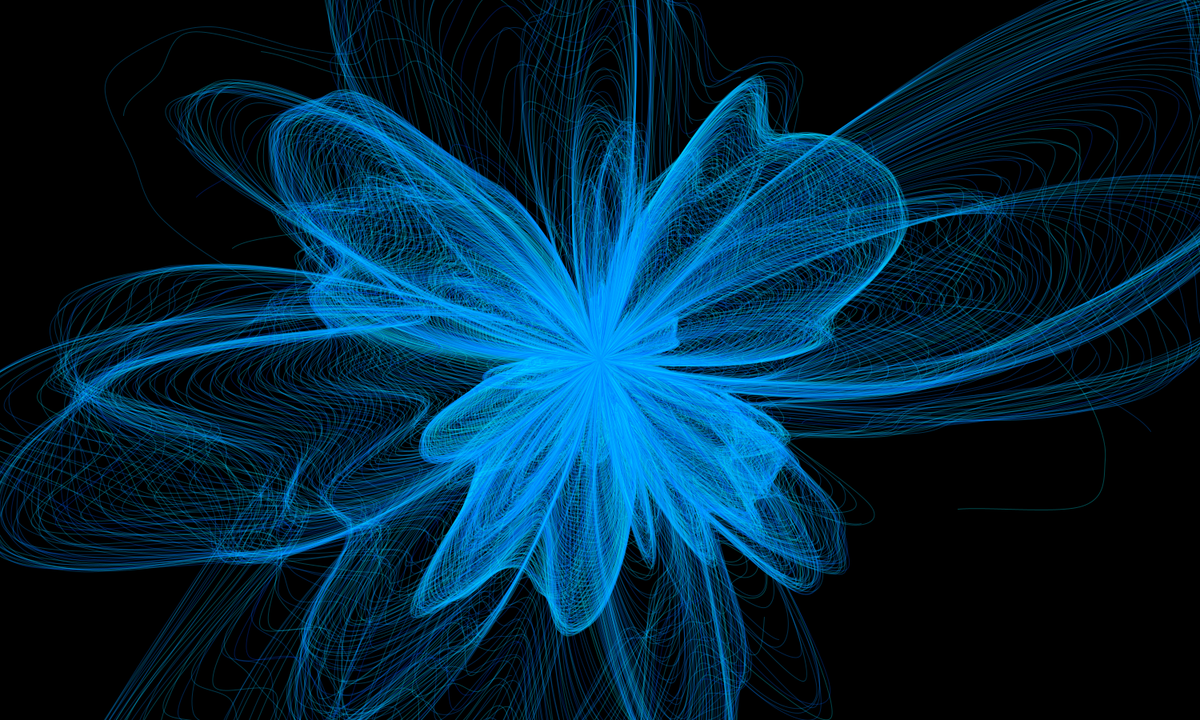
Frame 1 (no input)
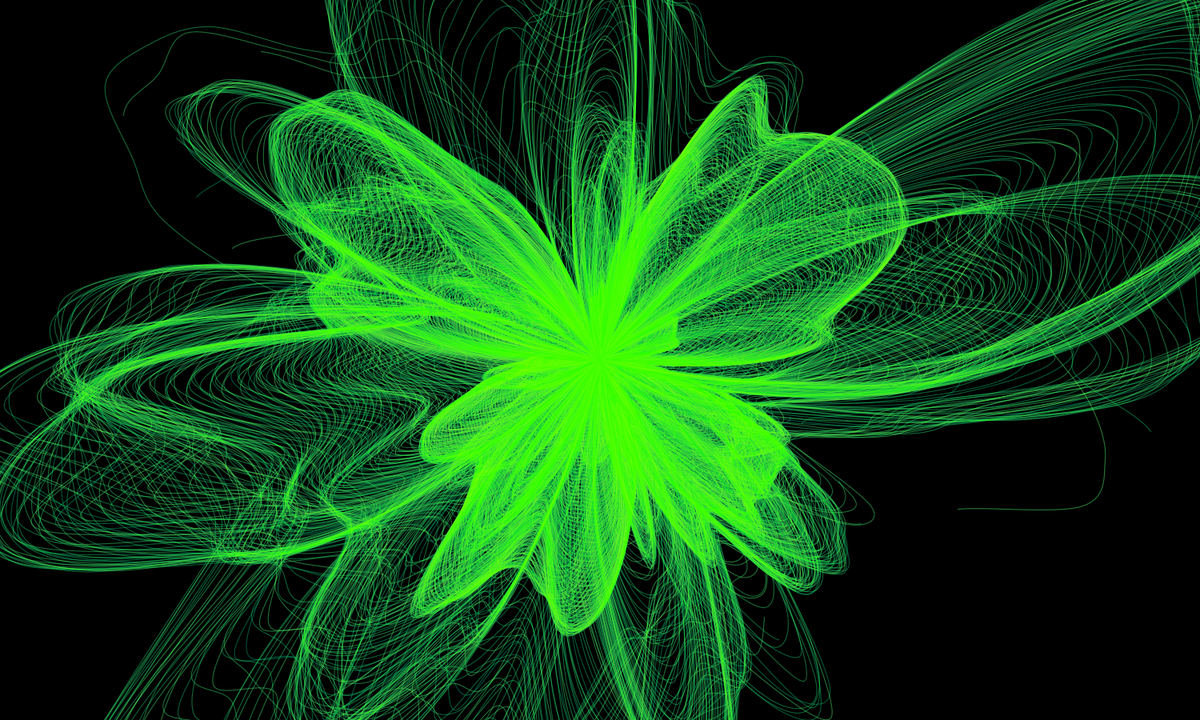
Frame 2 (the mouse pressed at the canvas centre, redrawn once)

The Processing sketch that drew these frames (run headless with seeded random() and noise(); the mouse was pressed at the canvas centre and the sketch redrawn once):

// Processing sketch: L1
// ── L1.pde
void setup()
{
  size(1500, 900);
  colorMode(HSB, 360, 100, 100, 256);
  background(0);
  noFill();
  noLoop();
}

void draw()
{
  translate(width / 2, height / 2);
  float r = 0;
  float phi = 0;
  float col = random(255);
  while(r < width)
  {
    stroke(col + noise(r, phi) * 80, 100, 100, 75);
    beginShape();
    for(int i = 0; i < 100; i++)
    {
      r += .03f;
      phi = (phi + .1);
      float n = 2 * noise(pow(r/width, 3), phi) - 1;
      curveVertex(cos(phi) * r * n, sin(phi) * r * n);
    }
    endShape();
    phi %= 2 * PI; 
  }
}
